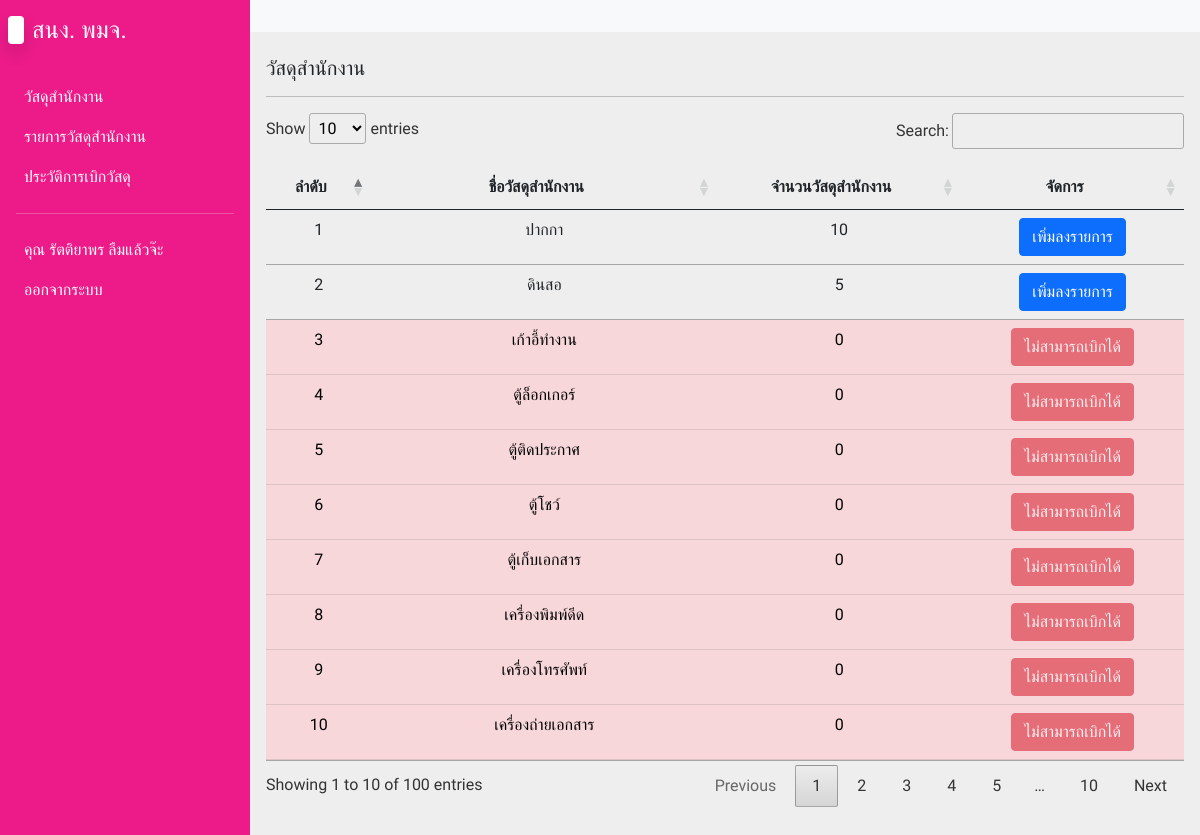
/offices.php (signed in), run on an earlier commit of the app's database.
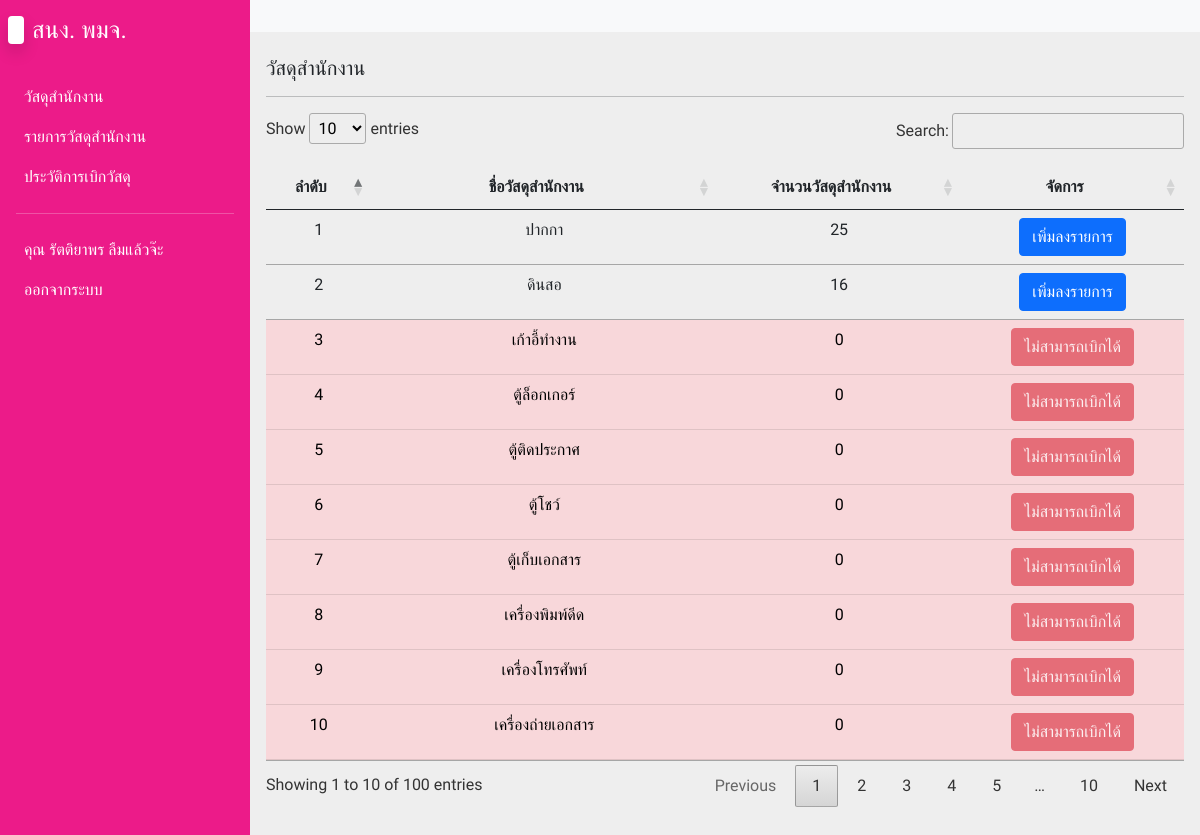
And on a later commit of the database.
### tables this page shows
CREATE TABLE `offices` (
  `office_id` int(11) NOT NULL,
  `office_name` varchar(255) NOT NULL,
  `office_qty` int(11) NOT NULL
);

### offices.php (the view, shortened to what this page needs)
<?php
include('config/db.php');
?>
<!DOCTYPE html>
<html lang="en">
<head>
  <link rel="stylesheet" href="css/bootstrap.min.css">
  <link rel="stylesheet" href="css/fonts.css">
  <link rel="stylesheet" href="css/styles.css">
  <link rel="stylesheet" href="css/jquery.dataTables.min.css">
  <link rel="stylesheet" href="css/all.min.css">
  <link rel="stylesheet" href="css/fontawesome.min.css">
</head>
<body>
  <div class="main-container d-flex">
    <div class="sidebar" id="side_nav">
      <div class="header-box px-2 pt-3 pb-4 d-flex justify-content-between">
        <h1 class="fs-4"><span class="bg-white text-dark rounded shadow px-2 me-2"></span><span class="text-white">สนง. พมจ.</span></h1>
      </div>
      <?php include('includes/menuSidebar.inc.php'); ?>
    </div>
    <div class="content">
      <nav class="navbar navbar-expand-md navbar-light bg-light">
        <div class="container-fluid">
          <div class="collapse navbar-collapse justify-content-end" id="navbarSupportedContent">
            <ul class="navbar-nav mb-2 mb-lg-0">
              <li class="nav-item">
                <a class="nav-link active" aria-current="page" href="#"></a>
              </li>
            </ul>
          </div>
        </div>
      </nav>
    <div class="dashboard-content px-3 pt-4">
      <h2 class="fs-5"> วัสดุสำนักงาน</h2>
      <hr>
     <table class="table table-hover" id="myTable">
        <thead>
          <tr>
            <th class="text-center">ลำดับ</th>
            <th class="text-center">ชื่อวัสดุสำนักงาน</th>
            <th class="text-center">จำนวนวัสดุสำนักงาน</th>
            <th class="text-center">จัดการ</th>
          </tr>
        </thead>
        <tbody>
          <?php
          $sql = "SELECT * FROM `offices` ORDER BY office_qty DESC";
          $query = mysqli_query($conn, $sql);
          $i = 0;
          while($row = mysqli_fetch_array($query)) {
            $i++;
          ?>
          <tr class="<?php if($row['office_qty'] == 0) { echo 'table-danger'; } ?>">
            <td class="text-center"><?= $i; ?></td>
            <td class="text-center"><?= $row['office_name']; ?></td>
            <td class="text-center"><?= number_format($row['office_qty']); ?></td>
            <td class="text-center">
              <?php
              if($_SESSION['emp_role'] == 1 && $row['office_qty'] >= 1) {
              ?>
              <a href="lists.php?p_id=<?= $row['office_id']; ?>&act=add" class="btn btn-primary">เพิ่มลงรายการ</a>
              <?php } else if($_SESSION['emp_role'] == 2) { ?>
                <a href="#" class="btn btn-sucess">นำเข้าวัสดุ</a>
                <?php
              } else { ?>
              <a href="#" class="btn btn-danger disabled">ไม่สามารถเบิกได้</a>
              <?php } ?>
            </td>
          </tr>
          <?php } ?>
        </tbody>
      </table>
    </div>
    <br><br><br>
  </div>
</body>
</html>

What changed in the data, as far as the page shows it:
changed offices "ปากกา": office_qty "10" → "25"
changed offices "ดินสอ": office_qty "5" → "16"
